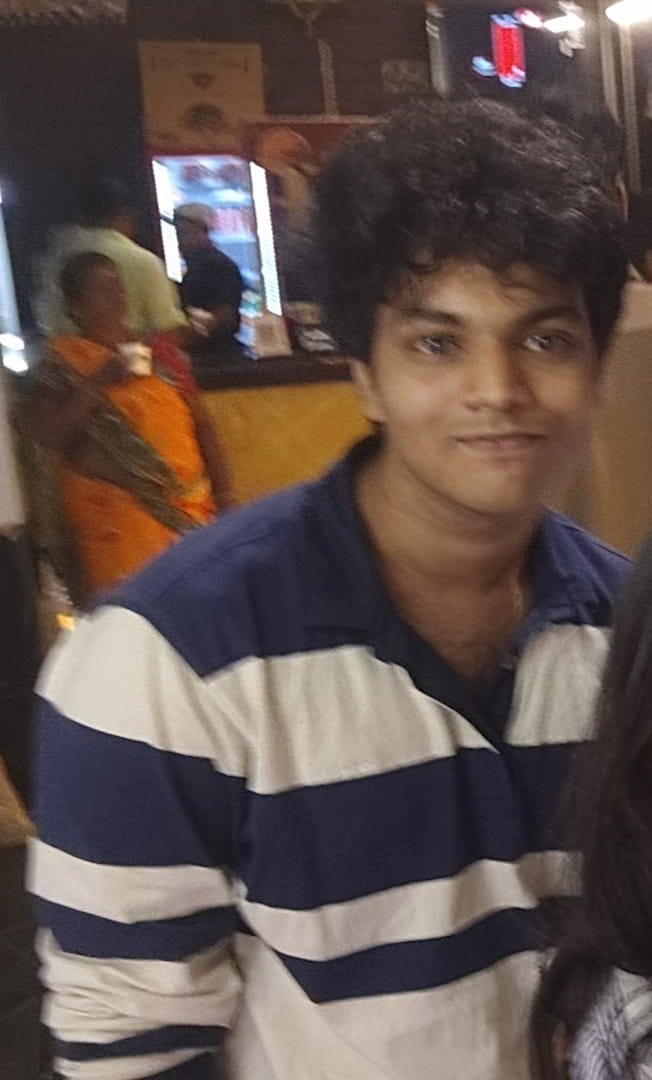
#> input picture sv.jpeg, 652 x 1080 px
$ jupyter execute --allow-errors EXP3.ipynb
#> lines starting #> are read from the running program, lines starting #| are printed output that depends on the picture
### Ex. No: 3-HISTOGRAM PROCESSING
### Histogram of an Images
### Name: SHRIVARSHAN P G    Reg. No: 212225240146

## Import Python necessary libraries

[cell 1]
import cv2
import numpy as np
import matplotlib.pyplot as plt

## Histogram Equalization for Grayscale Images

[cell 2]
img = cv2.imread('sv.jpeg', cv2.IMREAD_GRAYSCALE)
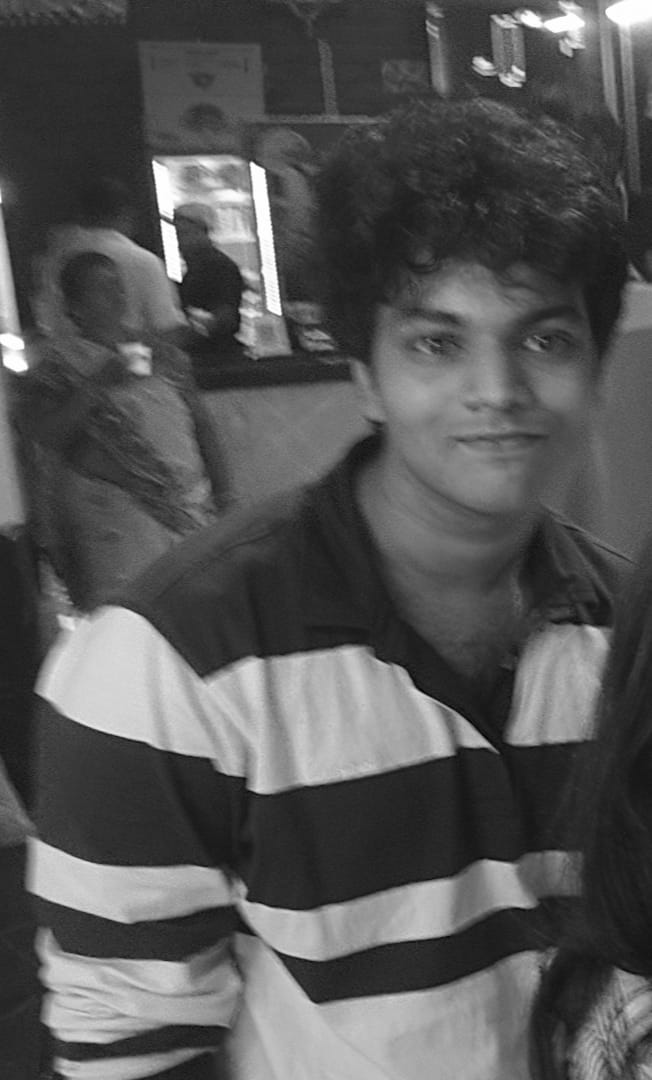
#> img: shape (1080, 652); min 0, max 255, mean 85.7

[cell 3]
plt.imshow(img, cmap='gray')
plt.title('Original Image')
plt.show()

[cell 4]
plt.hist(img.ravel(),256,range = [0, 256]);
plt.title('Original Image')
plt.show()
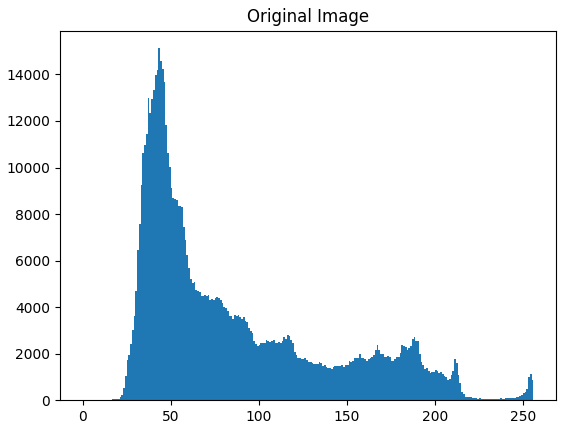
#> figure drawn by matplotlib, 1 panel; tallest bar 15128 high, from x = 43 to 44

[cell 5]
img_eq = cv2.equalizeHist(img)
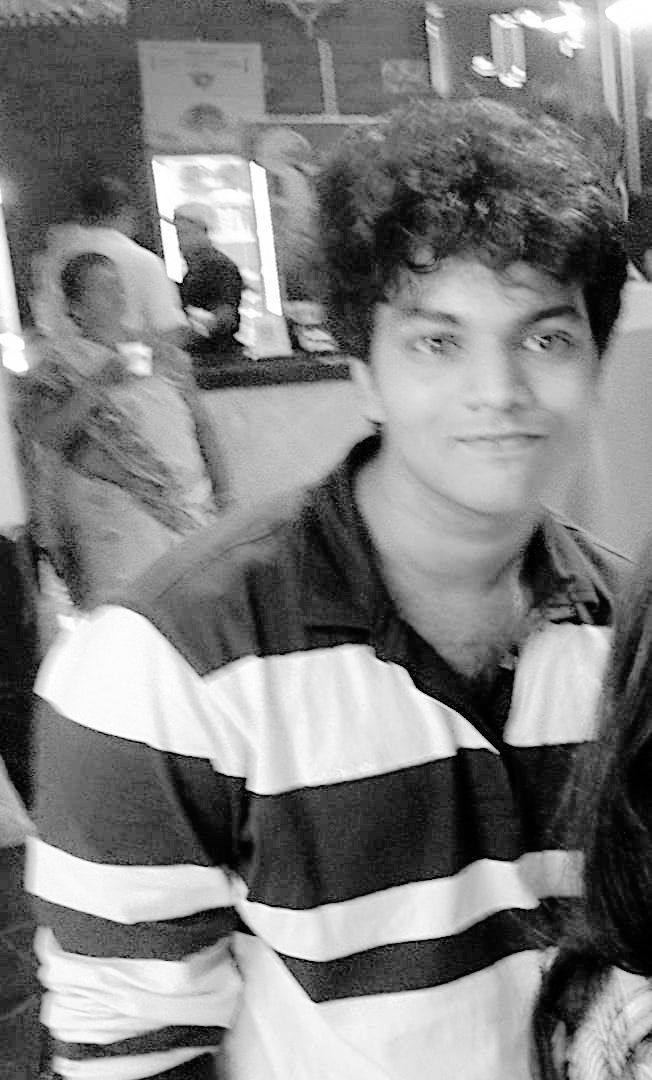
#> img_eq: shape (1080, 652); min 0, max 255, mean 128.6

[cell 6]
plt.hist(img_eq.ravel(), 256, range = [0, 256])
plt.title('Equalized Histogram')
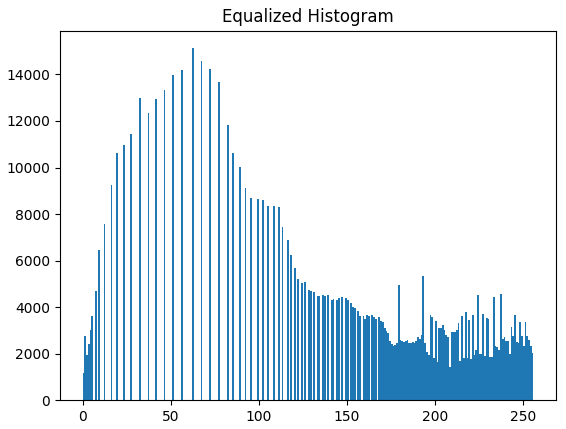
#> figure drawn by matplotlib, 1 panel; tallest bar 15128 high, from x = 62 to 63

[cell 7]
plt.imshow(img_eq, cmap='gray')
plt.title('Original Image')
plt.show()

## Histogram Equalization for Color Images

[cell 8]
img = cv2.imread('sv.jpeg', cv2.IMREAD_COLOR)
#> img is the input picture: shape (1080, 652, 3); mean B, G, R 76.6, 81.7, 97

[cell 9]
img_hsv = cv2.cvtColor(img, cv2.COLOR_BGR2HSV)
#> img_hsv: shape (1080, 652, 3); mean H, S, V 56.3, 71.3, 100.5

[cell 10]
img_hsv[:,:,2] = cv2.equalizeHist(img_hsv[:, :, 2])
#> img_hsv: shape (1080, 652, 3); mean H, S, V 56.3, 71.3, 128.5

[cell 11]
img_eq = cv2.cvtColor(img_hsv, cv2.COLOR_HSV2BGR)
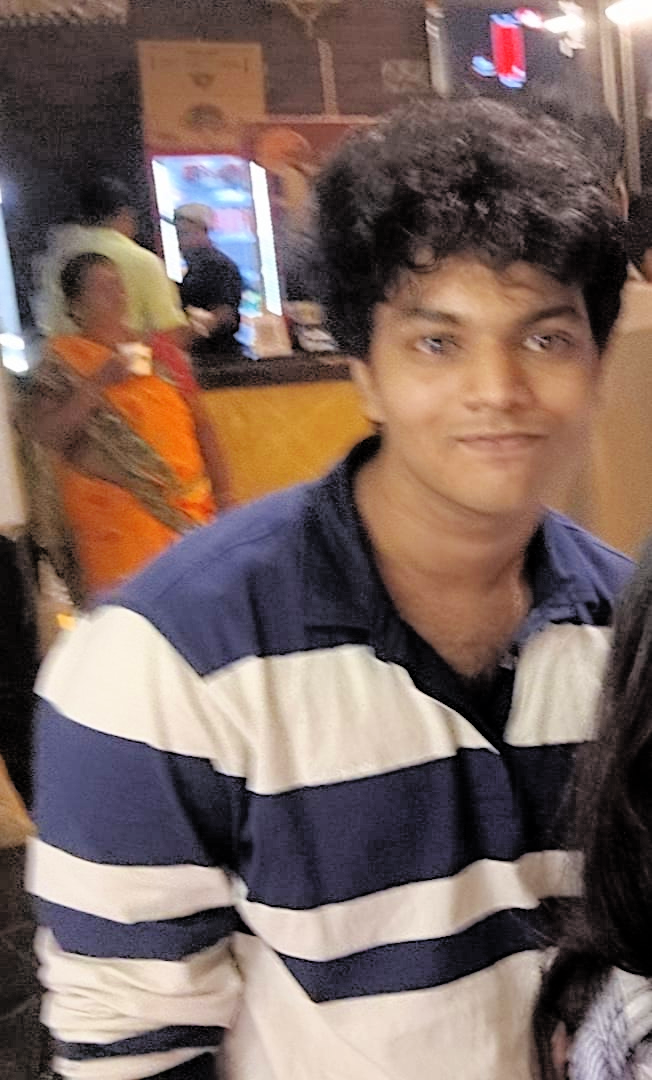
#> img_eq: shape (1080, 652, 3); mean B, G, R 96, 103.2, 124

#> (a cell that did not finish here is left out)

[cell 13]
plt.hist(img_eq.ravel(),256,range = [0, 256]); plt.title('Histogram Equalized');plt.show()
#> after `plt.hist(img_eq.ravel(), 256, range=[0, 256])`:
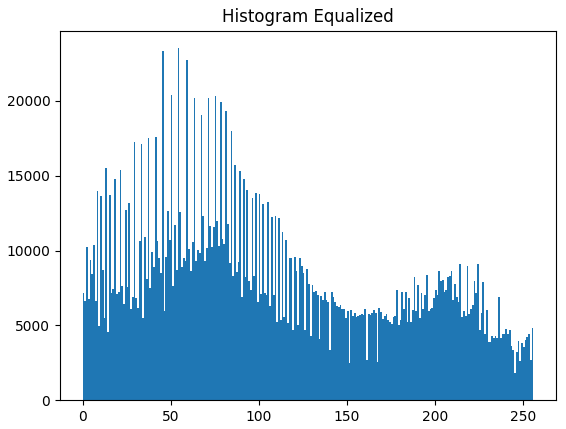
#> figure drawn by matplotlib, 1 panel; tallest bar 23518 high, from x = 54 to 55

[cell 14]
plt.figure(figsize = (20,10))
plt.subplot(221); plt.imshow(img[:, :, ::-1]); plt.title('Original Color Image')
plt.subplot(222); plt.imshow(img_eq[:, :, ::-1]); plt.title('Equalized Image')
plt.show()
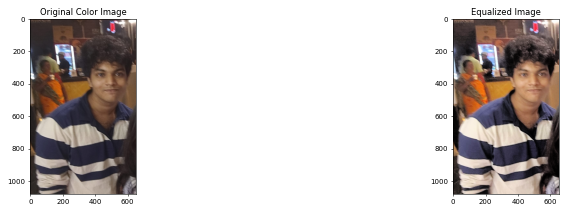
#> figure drawn by matplotlib, 2 panels

[cell 15]
plt.figure(figsize = [15,4])
plt.subplot(121); plt.hist(img.ravel(),256,range = [0, 256]); plt.title('Original Image')
plt.subplot(122); plt.hist(img_eq.ravel(),256,range = [0, 256]); plt.title('Histogram Equalized')
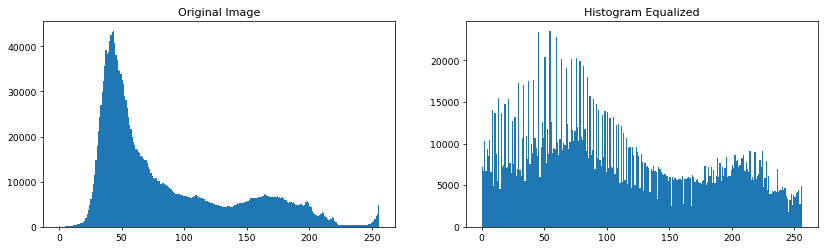
#> figure drawn by matplotlib, 2 panels; panel 1: tallest bar 43399 high, from x = 43 to 44; panel 2: tallest bar 23518 high, from x = 54 to 55
